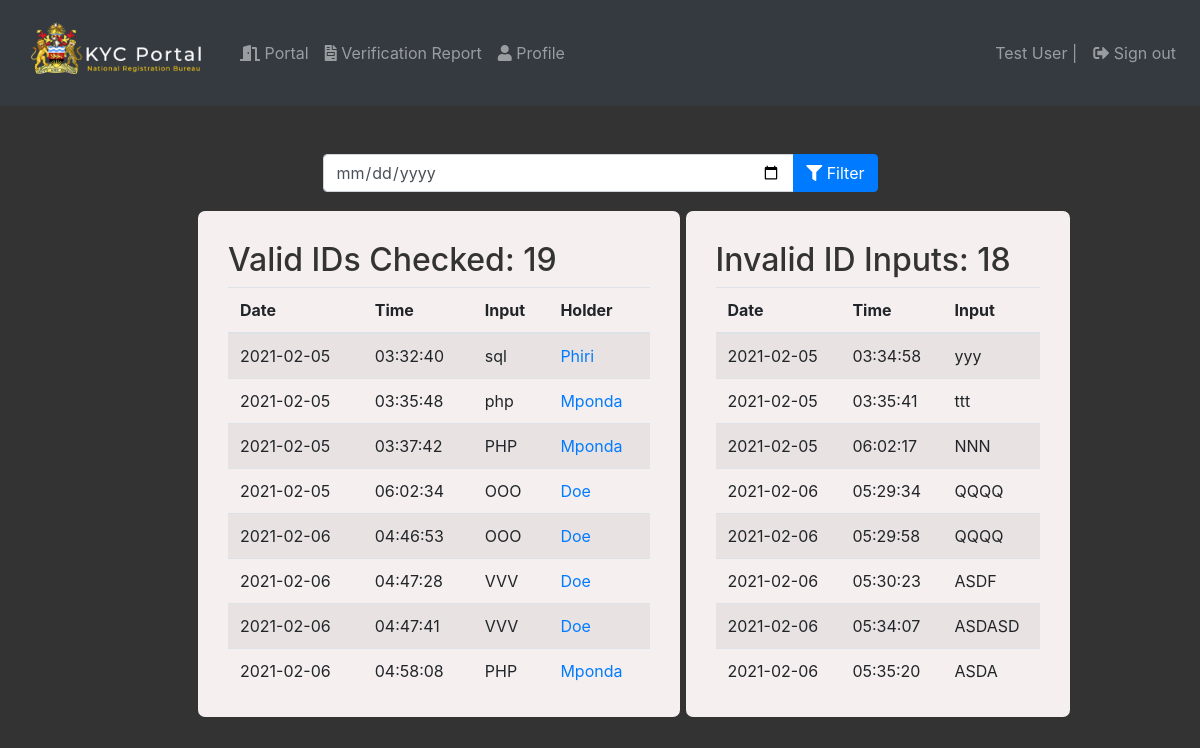
Page /portal/reports.php (signed in) on the committed database.
### tables this page shows
CREATE TABLE `users` (
  `id` varchar(16) NOT NULL,
  `type` int(11) DEFAULT NULL,
  `institution` int(11) NOT NULL,
  `NID_number` varchar(16) DEFAULT NULL,
  `first_name` varchar(32) DEFAULT NULL,
  `surname` varchar(32) DEFAULT NULL,
  `email` varchar(32) DEFAULT NULL,
  `phone` varchar(16) DEFAULT NULL,
  `password` varchar(256) DEFAULT NULL
);

CREATE TABLE `verification_log` (
  `log_code` varchar(16) NOT NULL,
  `date` date DEFAULT NULL,
  `time` time DEFAULT NULL,
  `user` varchar(16) DEFAULT NULL,
  `holder` varchar(16) DEFAULT NULL,
  `input` varchar(16) DEFAULT NULL
);

CREATE TABLE `holders` (
  `id` varchar(16) NOT NULL,
  `surname` varchar(32) DEFAULT NULL,
  `other_name` varchar(32) NOT NULL,
  `first_name` varchar(32) DEFAULT NULL,
  `sex` char(1) DEFAULT NULL,
  `dob` date DEFAULT NULL,
  `issue_date` date DEFAULT NULL,
  `expiry_date` date DEFAULT NULL,
  `nationality` varchar(8) DEFAULT NULL,
  `phone` varchar(16) NOT NULL
);

### includes/user.php (called while the page is built, shortened)
<?php
class User{
    private $id, $type, $institutionID, $nid_number, $first_name, $surname, $email, $phone;
    public function load($id){
        $sql = "select * from users where id = '$id'";
        $rs = query($sql);
        if ($rs->num_rows == 1){
            $row = $rs->fetch_array();
            $this->id = $row[0];
            $this->first_name = $row[4];
            $this->surname = $row[5];
            return true;
        }else return false;
    }
    public function getFullName(){
        return $this->first_name . " " .$this->surname;
    }
    public function allValidLogs(){
        $logs = array();
        $sql = "select log_code from verification_log where user='".$this->id."' and holder is not null";
        $rows = queryArray($sql);
        $i = 0;
        if($rows != null){
            foreach ($rows as $row){
                $log = new Log();
                if($log->load_valid($row[0])){
                    $logs[$i] = $log;
                    $i++;
                }
            }
        }
        return $logs;
    }
    public function allInvalidLogs(){
        $logs = array();
        $sql = "select log_code from verification_log where user='".$this->id."' and input is not null";
        $rows = queryArray($sql);
        $i = 0;
        if ($rows != null){
            foreach ($rows as $row){
                $log = new Log();
                if($log->load_invalid($row[0])){
                    $logs[$i] = $log;
                    $i++;
                }
            }
        }
        return $logs;
    }
}

### includes/data.php (called while the page is built, shortened)
<?php
function getConnection() : mysqli{
    return new mysqli("localhost", "dev", "", "kyc_portal_db");
}
function query($sql){
    return getConnection()->query($sql);
}
function queryArray($sql){
    $result_set = getConnection()->query($sql);
    if($result_set->num_rows > 0){
        $list = array();
        for ($i = 0; $i < $result_set->num_rows; $i++){
            $values = $result_set->fetch_array(MYSQLI_NUM);
            $list[$i] = $values;
        }
        return $list;
    }else return null;
}

### includes/log.php (called while the page is built, shortened)
<?php
class Log{
    public function load_valid($code){
        $sql = "select * from verification_log where log_code = '$code'";
        $rs = query($sql);
        if($rs->num_rows == 1){
            $row = $rs->fetch_array();
            $this->date = $row[1];
            $this->time = $row[2];
            $this->input = $row[4];
            return true;
        }else return false;
    }
    public function load_invalid($code){
        $sql = "select * from verification_log where log_code = '$code'";
        $rs = query($sql);
        if($rs->num_rows == 1){
            $row = $rs->fetch_array();
            $this->date = $row[1];
            $this->time = $row[2];
            $this->input = $row[5];
            return true;
        }else return false;
    }
}

### includes/holder.php (called while the page is built, shortened)
<?php
class Holder{
    public function load($id){
        $sql = "select * from holders where id = '$id'";
        $rs = query($sql);
        if ($rs->num_rows == 1){
            $row = $rs->fetch_array();
            $this->surname = $row[1];
            return true;
        }else return false;
    }
}

### portal/reports.php (the view)
<?php
include_once 'log_check.php';
$user = new User();
$user->load($userID);
$invalidLogs = $validLogs = array();
$range = "";
if (isset($_GET['range'])) {
	$range = $_GET['range'];
	$validLogs = $user->filterValidLogs($range);
	$invalidLogs = $user->filterInValidLogs($range);
} else {
	$validLogs = $user->allValidLogs();
	$invalidLogs = $user->allInvalidLogs();
}
?>
<div class="container col-md-12">
	<div class="col-md-6 offset-md-3 mt-5">
		<form>
			<div class="input-group mb-3">
				<input type="date" class="form-control" name="range" required aria-label="Filter Date" aria-describedby="basic-addon2" <?php echo "value='$range'" ?>>
				<div class="input-group-append">
					<button class="btn btn-primary" type="submit"><i class="fa fa-filter" aria-hidden="true"></i> Filter</button>
				</div>
			</div>
		</form>
	</div>
</div>
<div class="container col-md-12 row">
	<div class="display col-md-5 offset-md-2">
		<h2>Valid IDs Checked: <?php echo sizeof($validLogs) ?></h2>
		<div style="overflow: scroll; height:400px">
			<table class="table table-striped">
				<thead>
					<tr>
						<th>Date</th>
						<th>Time</th>
						<th>Input</th>
						<th>Holder</th>
					</tr>
				</thead>
				<tbody>
					<?php
					if ($validLogs != null) {
						foreach ($validLogs as $log) {
							$holder = new Holder();
							$holder->load($log->input);
							echo "<tr><td>" . $log->date . "</td> <td>" . $log->time . "</td> <td>" . $log->input . "</td> <td><a href='view_holder.php?id=" . $log->input . "'>" . $holder->first_name . " " . $holder->surname . "</a> </td> </tr>";
						}
					}
					?>
				</tbody>
			</table>
		</div>
	</div>
	<div class="display col-md-4">
		<h2>Invalid ID Inputs: <?php echo sizeof($invalidLogs) ?></h2>
		<div style="overflow: scroll; height:400px">
			<table class="table table-striped">
				<thead>
					<tr>
						<th>Date</th>
						<th>Time</th>
						<th>Input</th>
					</tr>
				</thead>
				<tbody>
					<?php
					if ($invalidLogs != null) {
						foreach ($invalidLogs as $log) {
							echo "<tr><td>" . $log->date . "</td> <td>" . $log->time . "</td> <td>" . $log->input . "</td></tr>";
						}
					}
					?>
				</tbody>
			</table>
		</div>
	</div>
</div>
</body>
</html>

### portal/log_check.php (shortened to what this page needs)
<?php
$userID = $_SESSION['userID'];
$user = new User();
$user->load($userID);
?>
<html>
<head>
    <link rel="stylesheet" href="../assets/css/bootstrap.min.css">
    <link rel="stylesheet" href="../assets/css/font-awesome.css">
    <link rel="stylesheet" href="../assets/css/styles.css">
    <link rel="stylesheet" href="../assets/css/applications.css">
</head>
<body>
    <nav class="navbar navbar-expand-sm navbar-dark bg-dark">
        <a class="navbar-brand" href="#"><img src="../assets/img/logo-light.png" alt="logo" width="200"></a>
        <div class="collapse navbar-collapse" id="collapsibleNavId">
            <ul class="navbar-nav mr-auto mt-2 mt-lg-0">
                <li class="nav-item">
                    <a class="nav-link" href="index.php"><i class="fas fa-door-open"></i> Portal</a>
                </li>
                <li class="nav-item">
                    <a class="nav-link" href="reports.php"> <i class="fas fa-file-invoice    "></i> Verification
                        Report</a>
                </li>
                <li class="nav-item">
                    <a class="nav-link" href="profile.php"><i class="fa fa-user" aria-hidden="true"></i> Profile</a>
                </li>
            </ul>
            <div class="my-2 my-lg-0 nav-item">
                <ul class="navbar-nav mr-auto mt-2 mt-lg-0">
					<li class="nav-item">
						<span class="nav-link"><?php echo $user->getFullName()?> | </span>
					</li>
                    <li class="nav-item">
                        <a class="nav-link" href="../?logout"> <i class="fas fa-sign-out-alt    "></i> Sign out </a>
                    </li>
                </ul>
            </div>
        </div>
    </nav>

### assets/css/styles.css (style rules this page uses)
body { background: #333333; color: antiquewhite; }
.display { background: rgb(245, 239, 239); color: #333333; padding: 30px; border-radius: 10px; border: #333333 solid; }

### assets/css/applications.css (style rules this page uses)
.nav-link { color: #faebd7; }

### rows in the picture
users: $user->getFullName() "Test User"
verification_log: date "2021-02-05", time "03:32:40", holder "sql", holders.surname "Phiri"
verification_log: date "2021-02-05", time "03:35:48", holder "php", holders.surname "Mponda"
verification_log: date "2021-02-05", time "03:37:42", holder "PHP", holder.surname "Mponda"
verification_log: date "2021-02-05", time "06:02:34", holder "OOO", holder.surname "Doe"
verification_log: date "2021-02-06", time "04:46:53", holder "OOO", holder.surname "Doe"
verification_log: date "2021-02-06", time "04:47:28", holder "VVV", holder.surname "Doe"
verification_log: date "2021-02-06", time "04:47:41", holder "VVV", holder.surname "Doe"
verification_log: date "2021-02-06", time "04:58:08", holder "PHP", holder.surname "Mponda"
verification_log: date "2021-02-05", time "03:34:58", input "yyy"
verification_log: date "2021-02-05", time "03:35:41", input "ttt"
verification_log: date "2021-02-05", time "06:02:17", input "NNN"
verification_log: date "2021-02-06", time "05:29:34", input "QQQQ"
verification_log: date "2021-02-06", time "05:29:58", input "QQQQ"
verification_log: date "2021-02-06", time "05:30:23", input "ASDF"
verification_log: date "2021-02-06", time "05:34:07", input "ASDASD"
verification_log: date "2021-02-06", time "05:35:20", input "ASDA"

### other values in the picture
sizeof($validLogs) "19"
sizeof($invalidLogs) "18"
